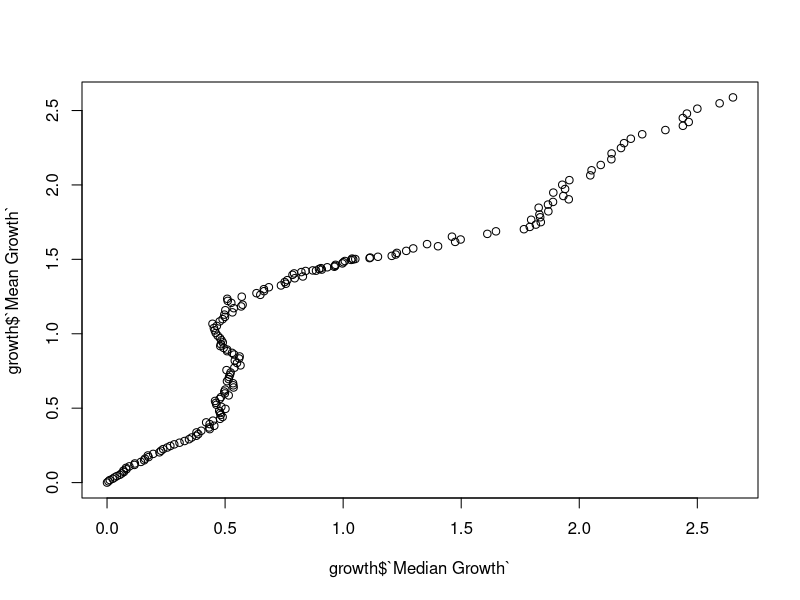
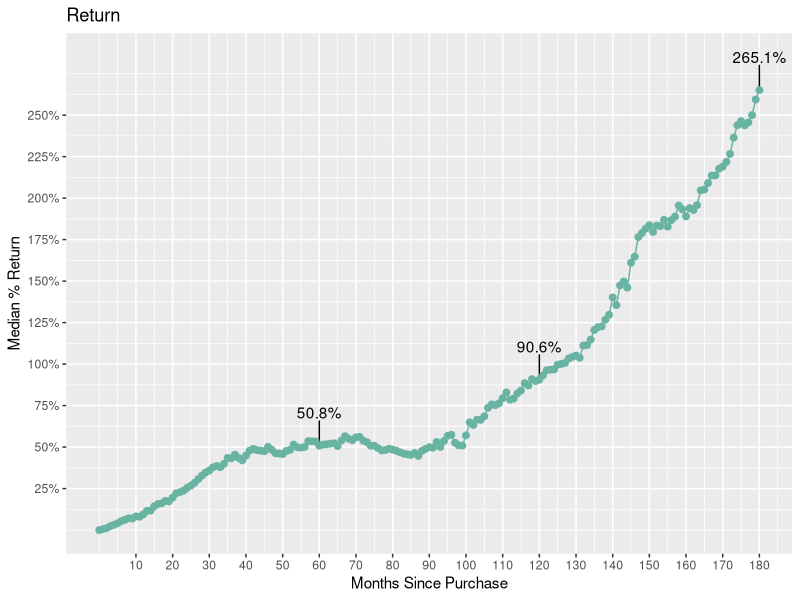

The R script that drew these images, in order: (Note: this script raises an error after producing the figures.)
setwd("D:/Blog Purpose/Medium")

# load library
library(readxl)
library(lubridate)
library(tidyverse)
library(gridExtra)
library(gtable)
library(ggplot2)
library(ggrepel)

# load data
data = read_excel("Gold Price Monthly USD.xlsx",sheet="Sheet1")
str(data)

# data processing
data$Name = as.Date(data$Name,format = "%Y-%m-%d")
data_20 = data[data$Name>as.Date("2001-12-31",format = "%Y-%m-%d") & data$Name<as.Date("2022-01-01",format = "%Y-%m-%d"),]
data_20 = setNames(data_20,c("Date","Price"))

# calculating growth
col_name_lead = NULL

for (i in 1:180){
  col_name_lead=c(col_name_lead,paste0("lead_",i,"_month"))
}

# lead
for (i in 1:length(col_name_lead)){
  data_20[,col_name_lead[i]]=lead(data_20$Price,i)
}

# growth
col_growth_month = NULL

for (i in 0:180){
  col_growth_month=c(col_growth_month,paste0("growth_",i,"_month"))
}

data_20_growth = data_20[,"Date"]

for (i in 1:length(col_growth_month)){
  data_20_growth[,col_growth_month[i]]=(data_20[,(i+1)]-data_20[,2])/data_20[,2]
}

# median growth
median_growth = data_20_growth%>% summarise_if(is.numeric, median,na.rm=TRUE)
median_growth = median_growth %>% pivot_longer(
  cols=colnames(median_growth),
  names_to = "Month Lapse",
  values_to = "Growth",
  values_drop_na = TRUE
)

# mean growth
mean_growth = data_20_growth%>% summarise_if(is.numeric, mean,na.rm=TRUE)
mean_growth = mean_growth %>% pivot_longer(
  cols=colnames(mean_growth),
  names_to = "Month Lapse",
  values_to = "Growth",
  values_drop_na = TRUE
)
  
# combine median & mean
growth = cbind(median_growth,mean_growth[,2])
colnames(growth)=c("Month Lapse","Median Growth","Mean Growth")
month_since_invest = seq(0,180)

growth$`Months Since Purchase`=month_since_invest

# scatter plot median vs mean
plot(growth$`Median Growth`, growth$`Mean Growth`)

# label %
data_label = growth %>% 
  filter(`Month Lapse`%in% c('growth_60_month','growth_120_month','growth_180_month')) %>% 
  mutate(growth_percent = paste0(round(`Median Growth`*100,digits = 1),'%'))

# line chart
p1 <- growth %>%
  ggplot( aes(x=`Months Since Purchase`, y=`Median Growth`)) +
  scale_y_continuous(labels=scales::percent,breaks=seq(0.25,2.5,by=0.25))+
  scale_x_continuous(breaks = seq(10, 180, by = 10))+
  geom_text_repel(data = data_label,
                  aes(label=growth_percent),
                  nudge_y = 0.2)+
  geom_line(color="#69b3a2") +
  geom_point(color="#69b3a2", size=2) +
  ggtitle("Return") +
  ylab("Median % Return")
p1

source_string <- paste0("Source: Monthly Growth in 20 years (amirharjo.medium.com)")

# Turn plot into a gtable for adding text grobs
my_gtable   <- ggplot_gtable(ggplot_build(p1))

# Make the source and note text grobs
source_text <- textGrob(source_string, x = (unit(0.5, "strwidth", source_string) + unit(0.2, "inches")), y = unit(0.1, "inches"),
                        gp =gpar(fontfamily = "my_font", fontsize = 8))
                        
# Add the text grobs to the bototm of the gtable
my_gtable   <- arrangeGrob(my_gtable, bottom = source_text)

# save
ggsave("growth 15 years.jpg", my_gtable, width = 20, height = 12, units = "cm")


# DATA SOURCE
# gold price
  # https://www.gold.org/goldhub/data/gold-prices#registration-type=google&just-verified=1

# world inflation
  # https://www.macrotrends.net/countries/WLD/world/inflation-rate-cpi
  # https://tradingeconomics.com/country-list/inflation-rate
  # https://tradingeconomics.com/country-list/inflation-rate-?continent=g20

# indonesia infation
  # https://www.bi.go.id/id/statistik/indikator/data-inflasi.aspx